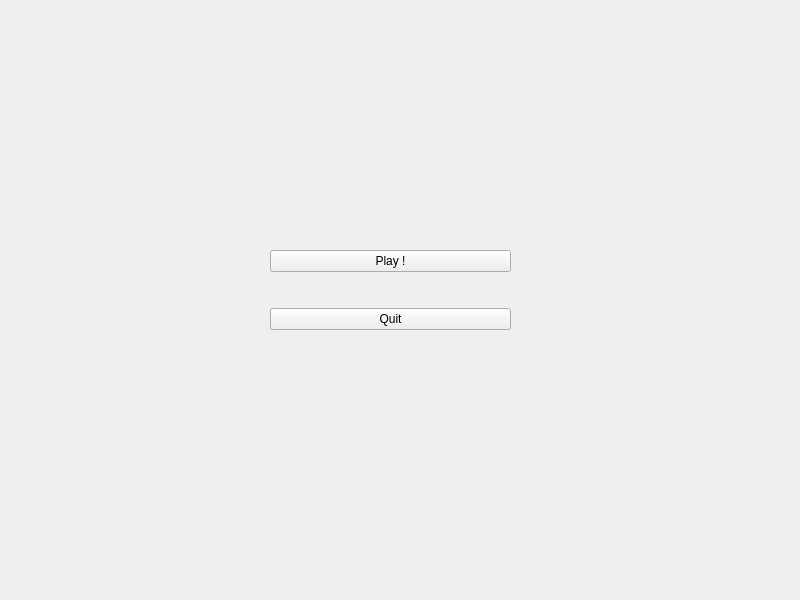
<?xml version="1.0" encoding="UTF-8"?>
<ui version="4.0">
 <class>MainMenu</class>
 <widget class="QWidget" name="MainMenu">
  <property name="geometry">
   <rect>
    <x>0</x>
    <y>0</y>
    <width>800</width>
    <height>600</height>
   </rect>
  </property>
  <property name="windowTitle">
   <string>Form</string>
  </property>
  <widget class="QWidget" name="verticalLayoutWidget">
   <property name="geometry">
    <rect>
     <x>270</x>
     <y>220</y>
     <width>241</width>
     <height>141</height>
    </rect>
   </property>
   <layout class="QVBoxLayout" name="verticalLayout">
    <property name="sizeConstraint">
     <enum>QLayout::SetDefaultConstraint</enum>
    </property>
    <item>
     <widget class="QPushButton" name="playButton">
      <property name="text">
       <string>Play !</string>
      </property>
     </widget>
    </item>
    <item>
     <widget class="QPushButton" name="quitButton">
      <property name="text">
       <string>Quit</string>
      </property>
     </widget>
    </item>
   </layout>
  </widget>
 </widget>
 <resources/>
 <connections/>
</ui>
